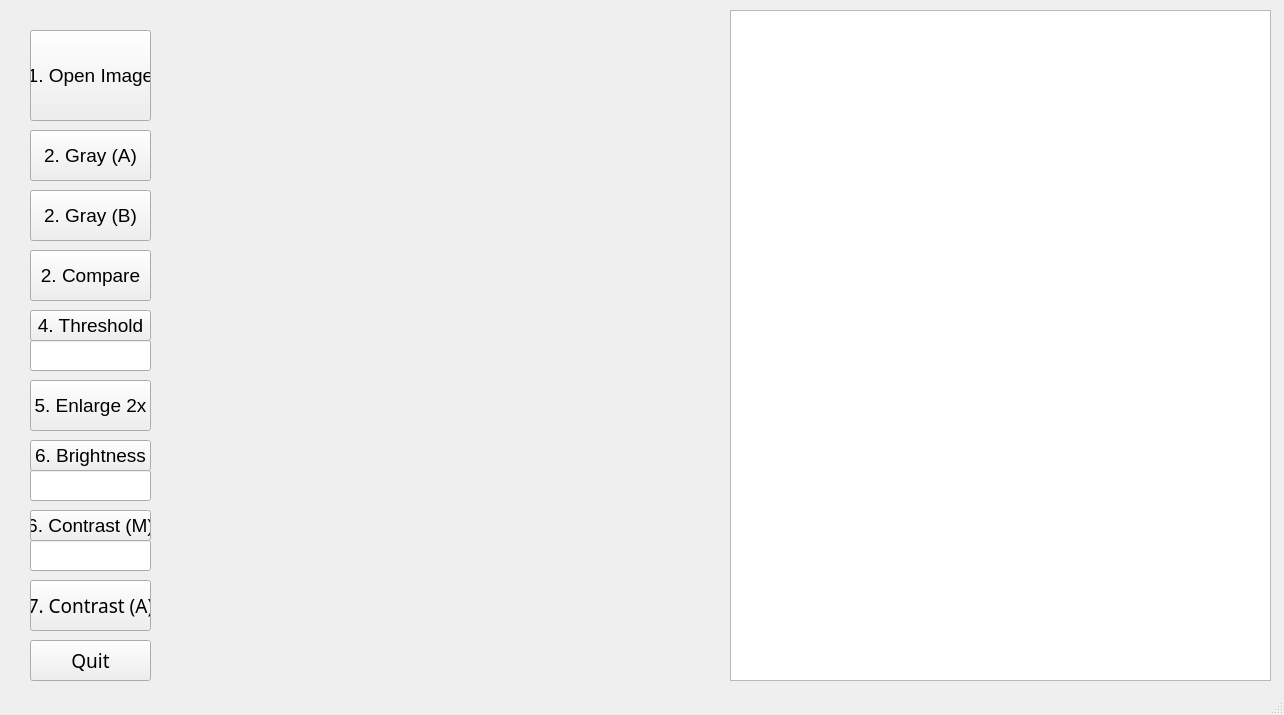
<?xml version="1.0" encoding="UTF-8"?>
<ui version="4.0">
 <class>MainWindow</class>
 <widget class="QMainWindow" name="MainWindow">
  <property name="geometry">
   <rect>
    <x>0</x>
    <y>0</y>
    <width>1284</width>
    <height>715</height>
   </rect>
  </property>
  <property name="windowTitle">
   <string>MainWindow</string>
  </property>
  <widget class="QWidget" name="centralwidget">
   <widget class="QLabel" name="showimgIn">
    <property name="geometry">
     <rect>
      <x>170</x>
      <y>10</y>
      <width>551</width>
      <height>311</height>
     </rect>
    </property>
    <property name="text">
     <string/>
    </property>
   </widget>
   <widget class="QLabel" name="showimgOut">
    <property name="geometry">
     <rect>
      <x>170</x>
      <y>340</y>
      <width>551</width>
      <height>321</height>
     </rect>
    </property>
    <property name="text">
     <string/>
    </property>
   </widget>
   <widget class="QPushButton" name="enlarge">
    <property name="geometry">
     <rect>
      <x>30</x>
      <y>380</y>
      <width>121</width>
      <height>51</height>
     </rect>
    </property>
    <property name="font">
     <font>
      <pointsize>14</pointsize>
     </font>
    </property>
    <property name="text">
     <string>5. Enlarge 2x</string>
    </property>
   </widget>
   <widget class="QChartView" name="showHis">
    <property name="geometry">
     <rect>
      <x>730</x>
      <y>10</y>
      <width>541</width>
      <height>671</height>
     </rect>
    </property>
   </widget>
   <widget class="QPushButton" name="openImg">
    <property name="geometry">
     <rect>
      <x>30</x>
      <y>30</y>
      <width>121</width>
      <height>91</height>
     </rect>
    </property>
    <property name="font">
     <font>
      <pointsize>14</pointsize>
     </font>
    </property>
    <property name="text">
     <string>1. Open Image</string>
    </property>
   </widget>
   <widget class="QPushButton" name="compare">
    <property name="geometry">
     <rect>
      <x>30</x>
      <y>250</y>
      <width>121</width>
      <height>51</height>
     </rect>
    </property>
    <property name="font">
     <font>
      <pointsize>14</pointsize>
     </font>
    </property>
    <property name="text">
     <string>2. Compare</string>
    </property>
   </widget>
   <widget class="QPushButton" name="autoContrastImg">
    <property name="geometry">
     <rect>
      <x>30</x>
      <y>580</y>
      <width>121</width>
      <height>51</height>
     </rect>
    </property>
    <property name="font">
     <font>
      <family>新細明體</family>
      <pointsize>14</pointsize>
     </font>
    </property>
    <property name="text">
     <string>7. Contrast (A)</string>
    </property>
   </widget>
   <widget class="QPushButton" name="thresholdImg">
    <property name="geometry">
     <rect>
      <x>30</x>
      <y>310</y>
      <width>121</width>
      <height>31</height>
     </rect>
    </property>
    <property name="font">
     <font>
      <pointsize>14</pointsize>
     </font>
    </property>
    <property name="text">
     <string>4. Threshold</string>
    </property>
   </widget>
   <widget class="QPushButton" name="grayAImg">
    <property name="geometry">
     <rect>
      <x>30</x>
      <y>130</y>
      <width>121</width>
      <height>51</height>
     </rect>
    </property>
    <property name="font">
     <font>
      <pointsize>14</pointsize>
     </font>
    </property>
    <property name="text">
     <string>2. Gray (A)</string>
    </property>
   </widget>
   <widget class="QLineEdit" name="threshold">
    <property name="geometry">
     <rect>
      <x>30</x>
      <y>340</y>
      <width>121</width>
      <height>31</height>
     </rect>
    </property>
    <property name="font">
     <font>
      <pointsize>14</pointsize>
     </font>
    </property>
   </widget>
   <widget class="QLineEdit" name="brightness">
    <property name="geometry">
     <rect>
      <x>30</x>
      <y>470</y>
      <width>121</width>
      <height>31</height>
     </rect>
    </property>
    <property name="font">
     <font>
      <pointsize>14</pointsize>
     </font>
    </property>
   </widget>
   <widget class="QLineEdit" name="contrast">
    <property name="geometry">
     <rect>
      <x>30</x>
      <y>540</y>
      <width>121</width>
      <height>31</height>
     </rect>
    </property>
    <property name="font">
     <font>
      <pointsize>14</pointsize>
     </font>
    </property>
   </widget>
   <widget class="QPushButton" name="brightnessImg">
    <property name="geometry">
     <rect>
      <x>30</x>
      <y>440</y>
      <width>121</width>
      <height>31</height>
     </rect>
    </property>
    <property name="font">
     <font>
      <pointsize>14</pointsize>
     </font>
    </property>
    <property name="text">
     <string>6. Brightness</string>
    </property>
   </widget>
   <widget class="QPushButton" name="grayBImg">
    <property name="geometry">
     <rect>
      <x>30</x>
      <y>190</y>
      <width>121</width>
      <height>51</height>
     </rect>
    </property>
    <property name="font">
     <font>
      <pointsize>14</pointsize>
     </font>
    </property>
    <property name="text">
     <string>2. Gray (B)</string>
    </property>
   </widget>
   <widget class="QPushButton" name="contrastImg">
    <property name="geometry">
     <rect>
      <x>30</x>
      <y>510</y>
      <width>121</width>
      <height>31</height>
     </rect>
    </property>
    <property name="font">
     <font>
      <pointsize>14</pointsize>
     </font>
    </property>
    <property name="text">
     <string>6. Contrast (M)</string>
    </property>
   </widget>
   <widget class="QPushButton" name="quit">
    <property name="geometry">
     <rect>
      <x>30</x>
      <y>640</y>
      <width>121</width>
      <height>41</height>
     </rect>
    </property>
    <property name="font">
     <font>
      <family>新細明體</family>
      <pointsize>14</pointsize>
     </font>
    </property>
    <property name="text">
     <string>Quit</string>
    </property>
   </widget>
  </widget>
  <widget class="QStatusBar" name="statusbar"/>
 </widget>
 <customwidgets>
  <customwidget>
   <class>QChartView</class>
   <extends>QGraphicsView</extends>
   <header>QtCharts</header>
  </customwidget>
 </customwidgets>
 <resources/>
 <connections/>
</ui>
